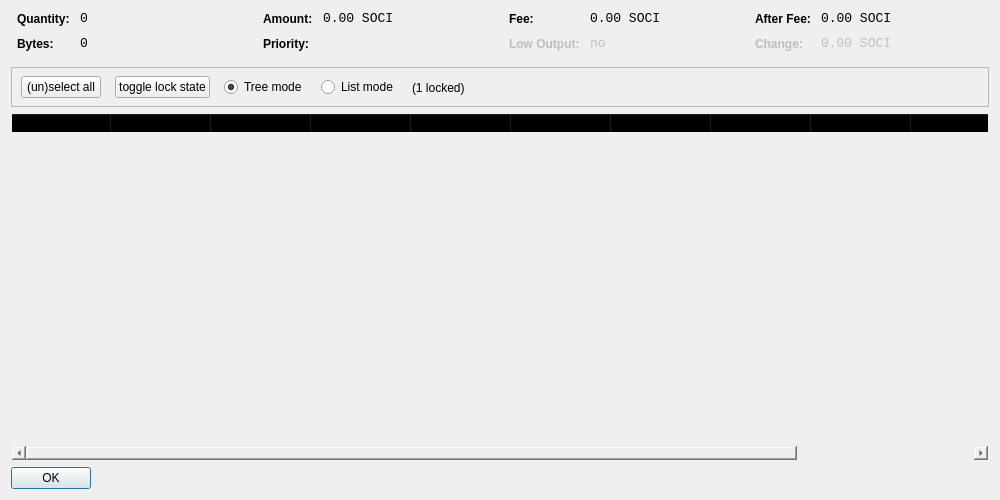
<?xml version="1.0" encoding="UTF-8"?>
<ui version="4.0">
 <class>CoinControlDialog</class>
 <widget class="QDialog" name="CoinControlDialog">
  <property name="geometry">
   <rect>
    <x>0</x>
    <y>0</y>
    <width>1000</width>
    <height>500</height>
   </rect>
  </property>
  <property name="windowTitle">
   <string>Coin Control</string>
  </property>
  <layout class="QVBoxLayout" name="verticalLayout">
   <item>
    <layout class="QHBoxLayout" name="horizontalLayoutTop" stretch="0,0,0,0">
     <property name="topMargin">
      <number>0</number>
     </property>
     <property name="bottomMargin">
      <number>10</number>
     </property>
     <item>
      <layout class="QFormLayout" name="formLayoutCoinControl1">
       <property name="horizontalSpacing">
        <number>10</number>
       </property>
       <property name="verticalSpacing">
        <number>10</number>
       </property>
       <property name="leftMargin">
        <number>6</number>
       </property>
       <property name="rightMargin">
        <number>6</number>
       </property>
       <item row="0" column="0">
        <widget class="QLabel" name="labelCoinControlQuantityText">
         <property name="styleSheet">
          <string notr="true">font-weight:bold;</string>
         </property>
         <property name="text">
          <string>Quantity:</string>
         </property>
        </widget>
       </item>
       <item row="0" column="1">
        <widget class="QLabel" name="labelCoinControlQuantity">
         <property name="font">
          <font>
           <family>Monospace</family>
           <pointsize>10</pointsize>
          </font>
         </property>
         <property name="cursor">
          <cursorShape>IBeamCursor</cursorShape>
         </property>
         <property name="contextMenuPolicy">
          <enum>Qt::ActionsContextMenu</enum>
         </property>
         <property name="text">
          <string notr="true">0</string>
         </property>
         <property name="textInteractionFlags">
          <set>Qt::LinksAccessibleByMouse|Qt::TextSelectableByKeyboard|Qt::TextSelectableByMouse</set>
         </property>
        </widget>
       </item>
       <item row="1" column="0">
        <widget class="QLabel" name="labelCoinControlBytesText">
         <property name="styleSheet">
          <string notr="true">font-weight:bold;</string>
         </property>
         <property name="text">
          <string>Bytes:</string>
         </property>
        </widget>
       </item>
       <item row="1" column="1">
        <widget class="QLabel" name="labelCoinControlBytes">
         <property name="font">
          <font>
           <family>Monospace</family>
           <pointsize>10</pointsize>
          </font>
         </property>
         <property name="cursor">
          <cursorShape>IBeamCursor</cursorShape>
         </property>
         <property name="contextMenuPolicy">
          <enum>Qt::ActionsContextMenu</enum>
         </property>
         <property name="text">
          <string notr="true">0</string>
         </property>
         <property name="textInteractionFlags">
          <set>Qt::LinksAccessibleByMouse|Qt::TextSelectableByKeyboard|Qt::TextSelectableByMouse</set>
         </property>
        </widget>
       </item>
      </layout>
     </item>
     <item>
      <layout class="QFormLayout" name="formLayoutCoinControl2">
       <property name="horizontalSpacing">
        <number>10</number>
       </property>
       <property name="verticalSpacing">
        <number>10</number>
       </property>
       <property name="leftMargin">
        <number>6</number>
       </property>
       <property name="rightMargin">
        <number>6</number>
       </property>
       <item row="0" column="0">
        <widget class="QLabel" name="labelCoinControlAmountText">
         <property name="styleSheet">
          <string notr="true">font-weight:bold;</string>
         </property>
         <property name="text">
          <string>Amount:</string>
         </property>
        </widget>
       </item>
       <item row="0" column="1">
        <widget class="QLabel" name="labelCoinControlAmount">
         <property name="font">
          <font>
           <family>Monospace</family>
           <pointsize>10</pointsize>
          </font>
         </property>
         <property name="cursor">
          <cursorShape>IBeamCursor</cursorShape>
         </property>
         <property name="contextMenuPolicy">
          <enum>Qt::ActionsContextMenu</enum>
         </property>
         <property name="text">
          <string notr="true">0.00 SOCI</string>
         </property>
         <property name="textInteractionFlags">
          <set>Qt::LinksAccessibleByMouse|Qt::TextSelectableByKeyboard|Qt::TextSelectableByMouse</set>
         </property>
        </widget>
       </item>
       <item row="1" column="0">
        <widget class="QLabel" name="labelCoinControlPriorityText">
         <property name="styleSheet">
          <string notr="true">font-weight:bold;</string>
         </property>
         <property name="text">
          <string>Priority:</string>
         </property>
        </widget>
       </item>
       <item row="1" column="1">
        <widget class="QLabel" name="labelCoinControlPriority">
         <property name="font">
          <font>
           <family>Monospace</family>
           <pointsize>10</pointsize>
          </font>
         </property>
         <property name="cursor">
          <cursorShape>IBeamCursor</cursorShape>
         </property>
         <property name="contextMenuPolicy">
          <enum>Qt::ActionsContextMenu</enum>
         </property>
         <property name="text">
          <string/>
         </property>
         <property name="textInteractionFlags">
          <set>Qt::LinksAccessibleByMouse|Qt::TextSelectableByKeyboard|Qt::TextSelectableByMouse</set>
         </property>
        </widget>
       </item>
      </layout>
     </item>
     <item>
      <layout class="QFormLayout" name="formLayoutCoinControl3">
       <property name="horizontalSpacing">
        <number>10</number>
       </property>
       <property name="verticalSpacing">
        <number>10</number>
       </property>
       <property name="leftMargin">
        <number>6</number>
       </property>
       <property name="rightMargin">
        <number>6</number>
       </property>
       <item row="0" column="0">
        <widget class="QLabel" name="labelCoinControlFeeText">
         <property name="styleSheet">
          <string notr="true">font-weight:bold;</string>
         </property>
         <property name="text">
          <string>Fee:</string>
         </property>
        </widget>
       </item>
       <item row="0" column="1">
        <widget class="QLabel" name="labelCoinControlFee">
         <property name="font">
          <font>
           <family>Monospace</family>
           <pointsize>10</pointsize>
          </font>
         </property>
         <property name="cursor">
          <cursorShape>IBeamCursor</cursorShape>
         </property>
         <property name="contextMenuPolicy">
          <enum>Qt::ActionsContextMenu</enum>
         </property>
         <property name="text">
          <string notr="true">0.00 SOCI</string>
         </property>
         <property name="textInteractionFlags">
          <set>Qt::LinksAccessibleByMouse|Qt::TextSelectableByKeyboard|Qt::TextSelectableByMouse</set>
         </property>
        </widget>
       </item>
       <item row="1" column="0">
        <widget class="QLabel" name="labelCoinControlLowOutputText">
         <property name="enabled">
          <bool>false</bool>
         </property>
         <property name="styleSheet">
          <string notr="true">font-weight:bold;</string>
         </property>
         <property name="text">
          <string>Low Output:</string>
         </property>
        </widget>
       </item>
       <item row="1" column="1">
        <widget class="QLabel" name="labelCoinControlLowOutput">
         <property name="enabled">
          <bool>false</bool>
         </property>
         <property name="font">
          <font>
           <family>Monospace</family>
           <pointsize>10</pointsize>
          </font>
         </property>
         <property name="cursor">
          <cursorShape>IBeamCursor</cursorShape>
         </property>
         <property name="contextMenuPolicy">
          <enum>Qt::ActionsContextMenu</enum>
         </property>
         <property name="text">
          <string notr="true">no</string>
         </property>
         <property name="textInteractionFlags">
          <set>Qt::LinksAccessibleByMouse|Qt::TextSelectableByKeyboard|Qt::TextSelectableByMouse</set>
         </property>
        </widget>
       </item>
      </layout>
     </item>
     <item>
      <layout class="QFormLayout" name="formLayoutCoinControl4">
       <property name="horizontalSpacing">
        <number>10</number>
       </property>
       <property name="verticalSpacing">
        <number>10</number>
       </property>
       <property name="leftMargin">
        <number>6</number>
       </property>
       <property name="rightMargin">
        <number>6</number>
       </property>
       <item row="0" column="0">
        <widget class="QLabel" name="labelCoinControlAfterFeeText">
         <property name="styleSheet">
          <string notr="true">font-weight:bold;</string>
         </property>
         <property name="text">
          <string>After Fee:</string>
         </property>
        </widget>
       </item>
       <item row="0" column="1">
        <widget class="QLabel" name="labelCoinControlAfterFee">
         <property name="font">
          <font>
           <family>Monospace</family>
           <pointsize>10</pointsize>
          </font>
         </property>
         <property name="cursor">
          <cursorShape>IBeamCursor</cursorShape>
         </property>
         <property name="contextMenuPolicy">
          <enum>Qt::ActionsContextMenu</enum>
         </property>
         <property name="text">
          <string notr="true">0.00 SOCI</string>
         </property>
         <property name="textInteractionFlags">
          <set>Qt::LinksAccessibleByMouse|Qt::TextSelectableByKeyboard|Qt::TextSelectableByMouse</set>
         </property>
        </widget>
       </item>
       <item row="1" column="0">
        <widget class="QLabel" name="labelCoinControlChangeText">
         <property name="enabled">
          <bool>false</bool>
         </property>
         <property name="styleSheet">
          <string notr="true">font-weight:bold;</string>
         </property>
         <property name="text">
          <string>Change:</string>
         </property>
        </widget>
       </item>
       <item row="1" column="1">
        <widget class="QLabel" name="labelCoinControlChange">
         <property name="enabled">
          <bool>false</bool>
         </property>
         <property name="font">
          <font>
           <family>Monospace</family>
           <pointsize>10</pointsize>
          </font>
         </property>
         <property name="cursor">
          <cursorShape>IBeamCursor</cursorShape>
         </property>
         <property name="contextMenuPolicy">
          <enum>Qt::ActionsContextMenu</enum>
         </property>
         <property name="text">
          <string notr="true">0.00 SOCI</string>
         </property>
         <property name="textInteractionFlags">
          <set>Qt::LinksAccessibleByMouse|Qt::TextSelectableByKeyboard|Qt::TextSelectableByMouse</set>
         </property>
        </widget>
       </item>
      </layout>
     </item>
    </layout>
   </item>
   <item>
    <widget class="QFrame" name="frame">
     <property name="minimumSize">
      <size>
       <width>0</width>
       <height>40</height>
      </size>
     </property>
     <property name="frameShape">
      <enum>QFrame::StyledPanel</enum>
     </property>
     <property name="frameShadow">
      <enum>QFrame::Sunken</enum>
     </property>
     <widget class="QWidget" name="horizontalLayoutWidget">
      <property name="geometry">
       <rect>
        <x>10</x>
        <y>0</y>
        <width>781</width>
        <height>41</height>
       </rect>
      </property>
      <layout class="QHBoxLayout" name="horizontalLayoutPanel" stretch="0,0,0,0,0,0">
       <property name="spacing">
        <number>14</number>
       </property>
       <item>
        <widget class="QPushButton" name="pushButtonSelectAll">
         <property name="sizePolicy">
          <sizepolicy hsizetype="Maximum" vsizetype="Fixed">
           <horstretch>0</horstretch>
           <verstretch>0</verstretch>
          </sizepolicy>
         </property>
         <property name="text">
          <string>(un)select all</string>
         </property>
        </widget>
       </item>
       <item>
        <widget class="QPushButton" name="pushButtonToggleLock">
         <property name="sizePolicy">
          <sizepolicy hsizetype="Maximum" vsizetype="Fixed">
           <horstretch>0</horstretch>
           <verstretch>0</verstretch>
          </sizepolicy>
         </property>
         <property name="text">
          <string>toggle lock state</string>
         </property>
         <property name="autoDefault">
          <bool>false</bool>
         </property>
        </widget>
       </item>
       <item>
        <widget class="QRadioButton" name="radioTreeMode">
         <property name="sizePolicy">
          <sizepolicy hsizetype="Maximum" vsizetype="Fixed">
           <horstretch>0</horstretch>
           <verstretch>0</verstretch>
          </sizepolicy>
         </property>
         <property name="text">
          <string>Tree mode</string>
         </property>
         <property name="checked">
          <bool>true</bool>
         </property>
        </widget>
       </item>
       <item>
        <widget class="QRadioButton" name="radioListMode">
         <property name="sizePolicy">
          <sizepolicy hsizetype="Maximum" vsizetype="Fixed">
           <horstretch>0</horstretch>
           <verstretch>0</verstretch>
          </sizepolicy>
         </property>
         <property name="text">
          <string>List mode</string>
         </property>
        </widget>
       </item>
       <item>
        <widget class="QLabel" name="labelLocked">
         <property name="text">
          <string>(1 locked)</string>
         </property>
        </widget>
       </item>
       <item>
        <spacer name="horizontalSpacer">
         <property name="orientation">
          <enum>Qt::Horizontal</enum>
         </property>
         <property name="sizeHint" stdset="0">
          <size>
           <width>40</width>
           <height>20</height>
          </size>
         </property>
        </spacer>
       </item>
      </layout>
     </widget>
    </widget>
   </item>
   <item>
    <widget class="CoinControlTreeWidget" name="treeWidget">
     <property name="contextMenuPolicy">
      <enum>Qt::CustomContextMenu</enum>
     </property>
     <property name="styleSheet">
      <string notr="true">background-color:transparent</string>
     </property>
     <property name="sortingEnabled">
      <bool>false</bool>
     </property>
     <property name="columnCount">
      <number>12</number>
     </property>
     <attribute name="headerShowSortIndicator" stdset="0">
      <bool>true</bool>
     </attribute>
     <attribute name="headerStretchLastSection">
      <bool>false</bool>
     </attribute>
     <column>
      <property name="text">
       <string/>
      </property>
     </column>
     <column>
      <property name="text">
       <string>Amount</string>
      </property>
     </column>
     <column>
      <property name="text">
       <string>Label</string>
      </property>
     </column>
     <column>
      <property name="text">
       <string>Address</string>
      </property>
     </column>
     <column>
      <property name="text">
       <string>Darksend Rounds</string>
      </property>
     </column>
     <column>
      <property name="text">
       <string>Date</string>
      </property>
     </column>
     <column>
      <property name="text">
       <string>Confirmations</string>
      </property>
      <property name="toolTip">
       <string>Confirmed</string>
      </property>
     </column>
     <column>
      <property name="text">
       <string>Priority</string>
      </property>
     </column>
     <column>
      <property name="text">
       <string/>
      </property>
     </column>
     <column>
      <property name="text">
       <string/>
      </property>
     </column>
     <column>
      <property name="text">
       <string/>
      </property>
     </column>
     <column>
      <property name="text">
       <string/>
      </property>
     </column>
    </widget>
   </item>
   <item>
    <widget class="QDialogButtonBox" name="buttonBox">
     <property name="sizePolicy">
      <sizepolicy hsizetype="Maximum" vsizetype="Fixed">
       <horstretch>0</horstretch>
       <verstretch>0</verstretch>
      </sizepolicy>
     </property>
     <property name="orientation">
      <enum>Qt::Horizontal</enum>
     </property>
     <property name="standardButtons">
      <set>QDialogButtonBox::Ok</set>
     </property>
    </widget>
   </item>
  </layout>
 </widget>
 <customwidgets>
  <customwidget>
   <class>CoinControlTreeWidget</class>
   <extends>QTreeWidget</extends>
   <header>coincontroltreewidget.h</header>
  </customwidget>
 </customwidgets>
 <resources/>
 <connections/>
</ui>
